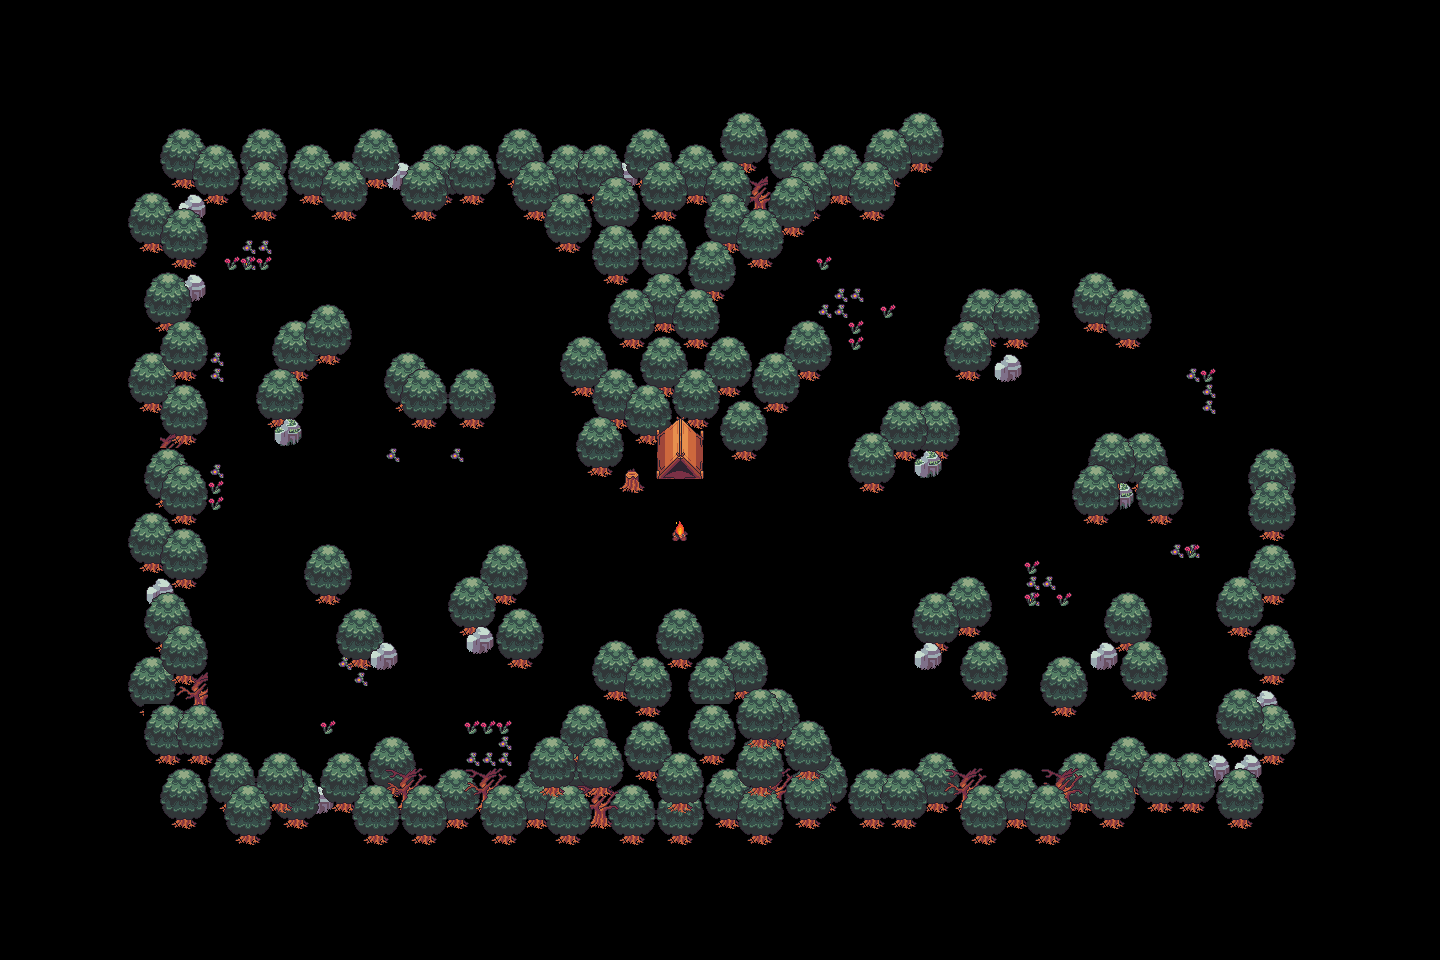

This is a level from a 2D game, rendered from its Tiled map with the project's own tilesets. A one-line summary and the map file follow, with tile-layer data summarised:
An orthogonal 90x60 tile map with 16x16 px tiles, 1 tile layer (Слой тайлов 1).

<map version="1.10" tiledversion="1.10.2" orientation="orthogonal" renderorder="right-down" width="90" height="60" tilewidth="16" tileheight="16" infinite="0" nextlayerid="2" nextobjectid="1">
 <tileset firstgid="1" source="map_for.tsx" />
 <layer id="1" name="Слой тайлов 1" width="90" height="60">
  <data>[5400 cells, 4731 non-empty, 4731 distinct tile ids]</data>
 </layer>
</map>